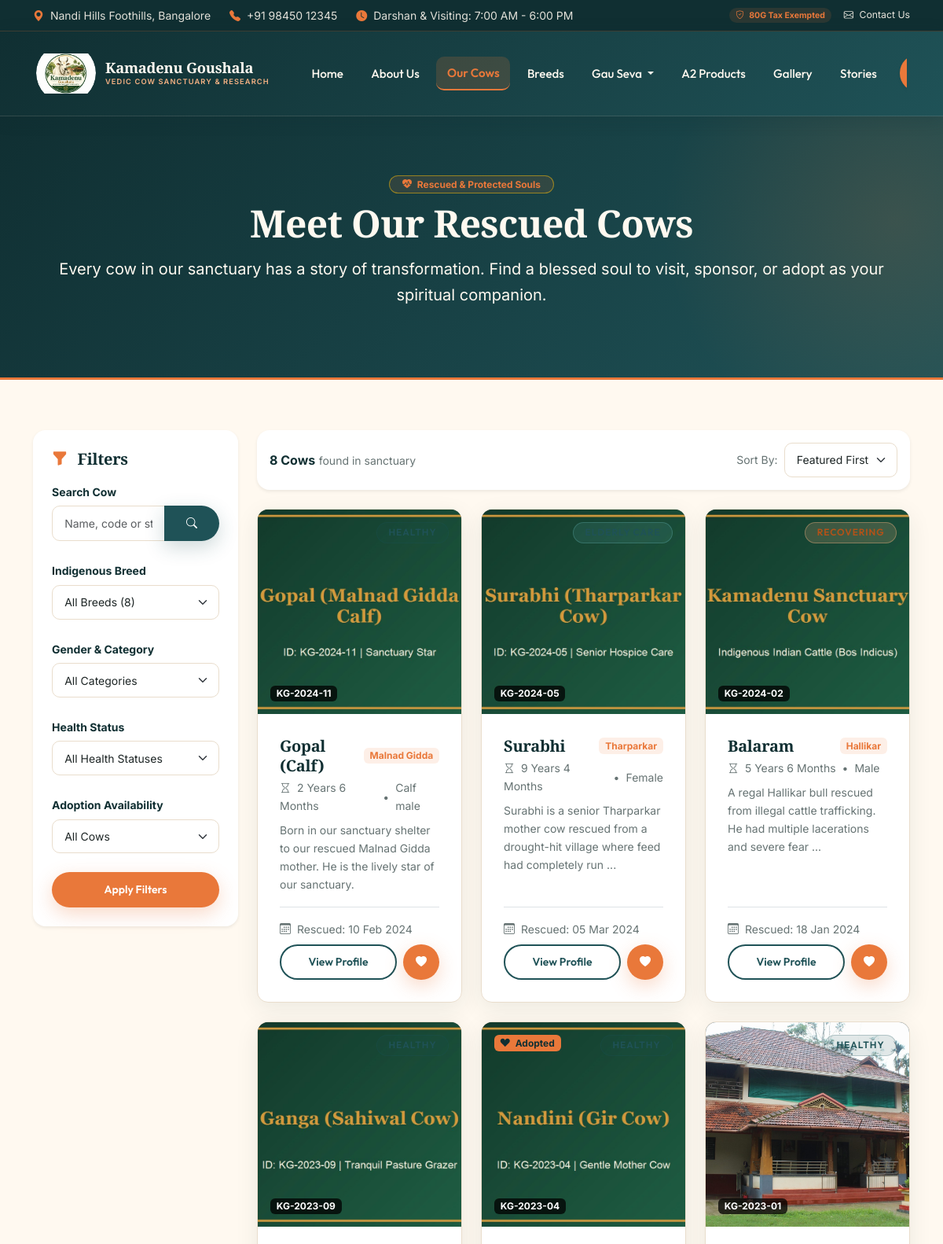
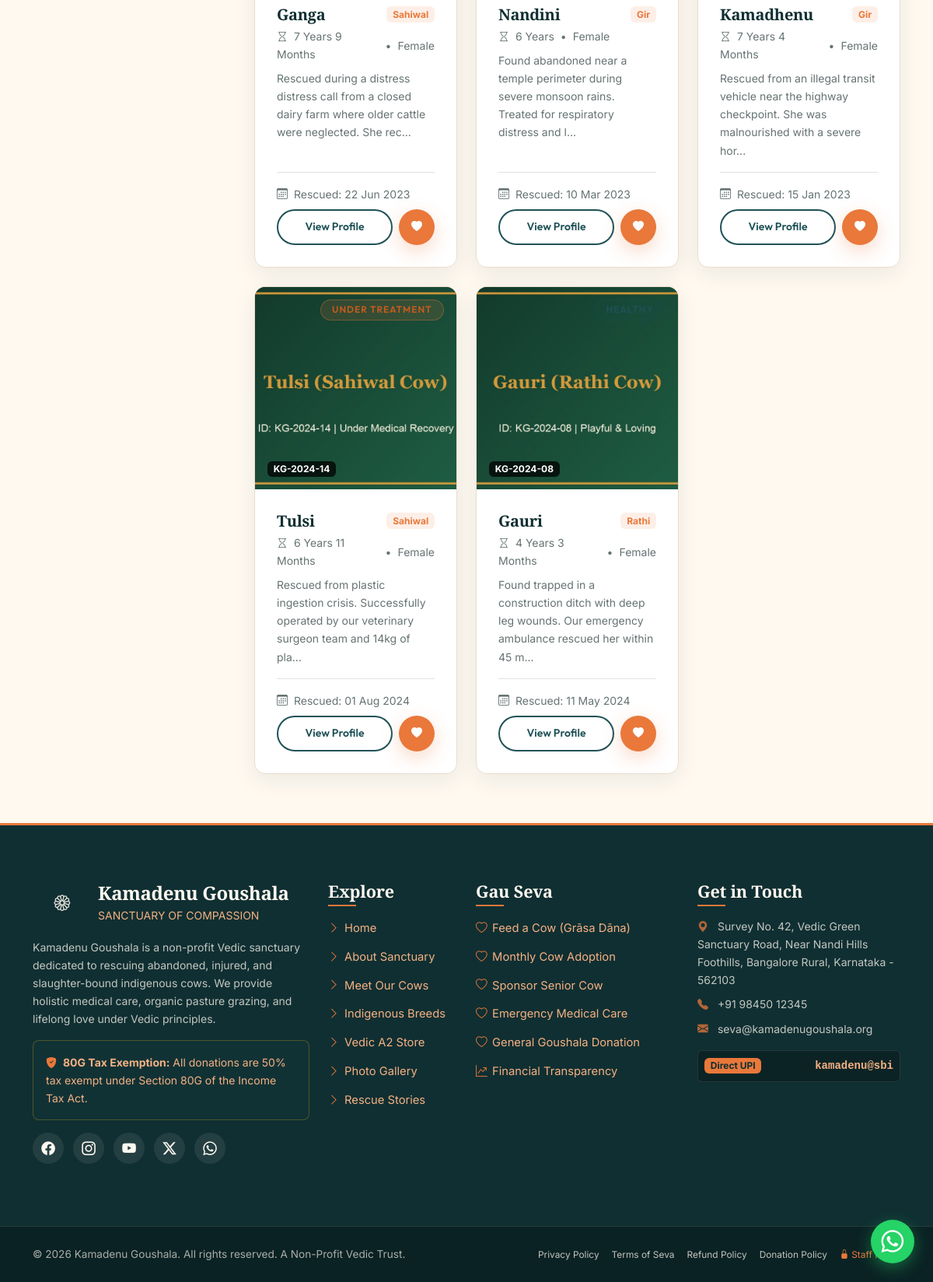
The app's page /cows.php with its own data (2 pictures, top to bottom).
### tables this page shows
CREATE TABLE `cows` (
  `id` INT UNSIGNED AUTO_INCREMENT PRIMARY KEY,
  `cow_code` VARCHAR(30) NOT NULL UNIQUE,
  `name` VARCHAR(100) NOT NULL,
  `slug` VARCHAR(120) NOT NULL UNIQUE,
  `breed_id` INT UNSIGNED NOT NULL,
  `gender` ENUM('female', 'male', 'calf_female', 'calf_male') NOT NULL DEFAULT 'female',
  `date_of_birth` DATE DEFAULT NULL,
  `rescue_date` DATE NOT NULL,
  `rescue_story` TEXT DEFAULT NULL,
  `health_status` ENUM('healthy', 'under_treatment', 'critical', 'recovering', 'elderly_care') DEFAULT 'healthy',
  `status` ENUM('active', 'adopted', 'transferred', 'deceased') DEFAULT 'active',
  `is_featured` TINYINT(1) DEFAULT 0,
  `main_image` VARCHAR(255) DEFAULT NULL,
  `description` TEXT DEFAULT NULL,
  `created_at` TIMESTAMP DEFAULT CURRENT_TIMESTAMP,
  `updated_at` TIMESTAMP DEFAULT CURRENT_TIMESTAMP ON UPDATE CURRENT_TIMESTAMP,
  FOREIGN KEY (`breed_id`) REFERENCES `cow_breeds` (`id`) ON UPDATE CASCADE
);

CREATE TABLE `cow_breeds` (
  `id` INT UNSIGNED AUTO_INCREMENT PRIMARY KEY,
  `name` VARCHAR(100) NOT NULL UNIQUE,
  `slug` VARCHAR(100) NOT NULL UNIQUE,
  `origin_region` VARCHAR(150) DEFAULT NULL,
  `characteristics` TEXT DEFAULT NULL,
  `image` VARCHAR(255) DEFAULT NULL,
  `description` TEXT DEFAULT NULL,
  `created_at` TIMESTAMP DEFAULT CURRENT_TIMESTAMP
);

### cows.php (the view, shortened to what the rows shown need)
<?php
require_once __DIR__ . '/includes/header.php';
$filters = [
    'search'        => sanitize_input($_GET['q'] ?? ''),
    'breed'         => sanitize_input($_GET['breed'] ?? ''),
    'gender'        => sanitize_input($_GET['gender'] ?? ''),
    'health_status' => sanitize_input($_GET['health'] ?? ''),
    'status'        => sanitize_input($_GET['status'] ?? ''),
    'sort'          => sanitize_input($_GET['sort'] ?? 'featured')
];
$page = max(1, (int)($_GET['page'] ?? 1));
$perPage = 9;
$cowData = Cow::getAll($filters, $page, $perPage);
$cows = $cowData['items'];
?>
<section class="page-hero">
    <div class="container text-center">
        <h1 class="page-hero-title">Meet Our Rescued Cows</h1>
    </div>
</section>
<section class="py-5 bg-cream-soft">
    <div class="container py-3">
        <div class="row g-4">
            <div class="col-lg-3">
                <div class="card p-4 rounded-4 shadow-sm border-0 bg-white sticky-top" style="top: 100px; z-index: 10;">
                    <div class="d-flex justify-content-between align-items-center mb-3">
                        <h2 class="h5 font-serif text-forest-dark mb-0"><i class="bi bi-funnel-fill text-gold me-2"></i> Filters</h2>
                    </div>
                </div>
            </div>
            <div class="col-lg-9">
                <?php if (empty($cows)): ?>
                    <div class="card p-5 text-center rounded-4 border-0 shadow-sm bg-white">
                        <i class="bi bi-search fs-1 text-muted mb-2"></i>
                        <h3 class="font-serif text-forest-dark">No Cows Matched Your Criteria</h3>
                        <p class="text-muted small mb-4">Try clearing one or more filters or searching with a different term.</p>
                        <div>
                            <a href="<?= BASE_URL; ?>/cows.php" class="btn btn-forest rounded-pill px-4">Reset All Filters</a>
                        </div>
                    </div>
                <?php else: ?>
                    <div class="row g-4">
                        <?php foreach ($cows as $cow):
                            $healthClass = match($cow['health_status']) {
                                'under_treatment' => 'badge-health-treatment',
                                'elderly_care'   => 'badge-health-elderly',
                                'recovering'     => 'badge-health-recovering',
                                default          => 'badge-health-healthy'
                            };
                            $ageStr = calculate_cow_age($cow['date_of_birth']);
                            $cowImage = image_url(
                                $cow['main_image'] ?? null,
                                'cows',
                                'placeholder-cow.jpg'
                            );
                        ?>
                        <div class="col-md-6 col-lg-4">
                            <div class="heritage-card cow-card h-100 d-flex flex-column">
                                <div class="cow-image-wrapper">
                                    <img
                                        src="<?= e($cowImage); ?>"
                                        alt="<?= e($cow['name']); ?>"
                                        class="cow-card-image"
                                        loading="lazy"
                                        width="600"
                                        height="450"
                                        onerror="this.onerror=null;this.src='<?= BASE_URL; ?>/assets/images/placeholder-cow.jpg';"
                                    >
                                    <span class="position-absolute top-0 end-0 m-3 badge <?= $healthClass; ?> badge-heritage">
                                        <?= ucfirst(str_replace('_', ' ', $cow['health_status'])); ?>
                                    </span>
                                    <span class="position-absolute bottom-0 start-0 m-3 badge bg-black bg-opacity-75 text-white small">
                                        <?= e($cow['cow_code']); ?>
                                    </span>
                                    <?php if ($cow['status'] === 'adopted'): ?>
                                        <span class="position-absolute top-0 start-0 m-3 badge bg-gold text-forest-dark fw-bold small">
                                            <i class="bi bi-suit-heart-fill me-1"></i> Adopted
                                        </span>
                                    <?php endif; ?>
                                </div>
                                <div class="heritage-card-inner d-flex flex-column flex-grow-1">
                                    <div class="d-flex justify-content-between align-items-center mb-1">
                                        <h3 class="h5 font-serif text-forest-dark mb-0"><?= e($cow['name']); ?></h3>
                                        <span class="badge bg-gold-subtle text-gold-dark small"><?= e($cow['breed_name']); ?></span>
                                    </div>
                                    <div class="d-flex align-items-center gap-2 small text-muted mb-2">
                                        <span><i class="bi bi-hourglass me-1"></i> <?= $ageStr; ?></span>
                                        <span>&bull;</span>
                                        <span><?= ucfirst(str_replace('_', ' ', $cow['gender'])); ?></span>
                                    </div>
                                    <p class="small text-muted mb-3 flex-grow-1">
                                        <?= e(mb_strimwidth($cow['rescue_story'] ?? $cow['description'] ?? '', 0, 110, '...')); ?>
                                    </p>
                                    <div class="pt-3 border-top mt-auto">
                                        <div class="d-flex justify-content-between align-items-center mb-2">
                                            <small class="text-muted"><i class="bi bi-calendar3 me-1"></i> Rescued: <?= format_date($cow['rescue_date']); ?></small>
                                        </div>
                                        <div class="d-flex gap-2">
                                            <a href="<?= BASE_URL; ?>/cow-details.php?slug=<?= e($cow['slug']); ?>" class="btn btn-outline-forest btn-sm rounded-pill flex-grow-1">
                                                View Profile
                                            </a>
                                            <a href="<?= BASE_URL; ?>/adopt.php?cow_id=<?= $cow['id']; ?>" class="btn btn-gold btn-sm rounded-pill px-3" title="Adopt or Sponsor this Cow">
                                                <i class="bi bi-heart-fill"></i>
                                            </a>
                                        </div>
                                    </div>
                                </div>
                            </div>
                        </div>
                        <?php endforeach; ?>
                    </div>
                <?php endif; ?>
            </div>
        </div>
    </div>
</section>
<?php require_once __DIR__ . '/includes/footer.php'; ?>

### records on screen
cows: main_image (picture), cow_code "KG-2024-11", name "Gopal (Calf)", breed.name "Malnad Gidda", date_of_birth "2 Years 6 Months", gender "Calf male", rescue_story "Born in our sanctuary shelter to our rescued Malnad Gidda mother. He is the lively star of our sanctuary.", rescue_date "10 Feb 2024"
cows: main_image (picture), cow_code "KG-2024-05", name "Surabhi", breed.name "Tharparkar", date_of_birth "9 Years 4 Months", gender "Female", rescue_story "Surabhi is a senior Tharparkar mother cow rescued from a drought-hit village where feed had completely run ...", rescue_date "05 Mar 2024"
cows: shows a picture, health_status "RECOVERING", cow_code "KG-2024-02", name "Balaram", breed.name "Hallikar", ageStr "5 Years 6 Months", gender "Male", rescue_story "A regal Hallikar bull rescued from illegal cattle trafficking. He had multiple lacerations and severe fear ...", rescue_date "18 Jan 2024"
cows: main_image (picture), cow_code "KG-2023-09", name "Ganga", breed.name "Sahiwal", date_of_birth "7 Years 9 Months", gender "Female", rescue_story "Rescued during a distress distress call from a closed dairy farm where older cattle were neglected. She rec...", rescue_date "22 Jun 2023"
cows: main_image (picture), cow_code "KG-2023-04", status "adopted" (drawn), name "Nandini", breed.name "Gir", date_of_birth "6 Years", gender "Female", rescue_story "Found abandoned near a temple perimeter during severe monsoon rains. Treated for respiratory distress and l...", rescue_date "10 Mar 2023"
cows: main_image (picture), health_status "HEALTHY", cow_code "KG-2023-01", name "Kamadhenu", breed.name "Gir", date_of_birth "7 Years 4 Months", gender "Female", rescue_story "Rescued from an illegal transit vehicle near the highway checkpoint. She was malnourished with a severe hor...", rescue_date "15 Jan 2023"
cows: main_image (picture), health_status "UNDER TREATMENT", cow_code "KG-2024-14", name "Tulsi", breed.name "Sahiwal", ageStr "6 Years 11 Months", gender "Female", rescue_story "Rescued from plastic ingestion crisis. Successfully operated by our veterinary surgeon team and 14kg of pla...", rescue_date "01 Aug 2024"
cows: main_image (picture), cow_code "KG-2024-08", name "Gauri", breed.name "Rathi", date_of_birth "4 Years 3 Months", gender "Female", rescue_story "Found trapped in a construction ditch with deep leg wounds. Our emergency ambulance rescued her within 45 m...", rescue_date "11 May 2024"

### other values on screen
get_setting('site_phone', '+91 98450 12345') "+91 98450 12345"
get_setting('site_name', 'Kamadenu Goushala') "Kamadenu Goushala"
$totalCows "8"
get_setting('site_email', 'seva@kamadenugoushala.org') "seva@kamadenugoushala.org"
get_setting('upi_id', 'kamadenu@sbi') "kamadenu@sbi"
